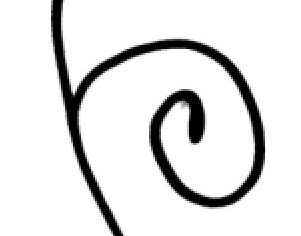
#> input picture data/raw/page57-spiral/page57_spiral_working.png, 301 x 236 px
$ python trace_page57_spiral.py
#> lines starting #> are read from the running program, lines starting #| are printed output that depends on the picture
#!/usr/bin/env python3
"""Manually trace the page-57 spiral centerline without modifying the source crop.

Run from the archive root:
  .wf-venv/bin/python scripts/trace_page57_spiral.py

Click points along the centerline of the dominant loop in order, from the outer
loop near the stem junction toward the inner terminal. Do not trace the stem.
Press Enter to save; Backspace removes the last point; Escape cancels.
Coordinates are crop-local pixel coordinates with origin at top-left.
"""
from pathlib import Path
import csv
import json
import hashlib
import sys

import matplotlib.pyplot as plt
import numpy as np
from PIL import Image

ROOT = Path(__file__).resolve().parents[1]
IMAGE = ROOT / "data/raw/page57-spiral/page57_spiral_working.png"
OUT_CSV = ROOT / "data/raw/page57-spiral/trace_points_working.csv"
OUT_JSON = ROOT / "data/raw/page57-spiral/trace_points_working.json"

if not IMAGE.exists():
    sys.exit(f"Missing crop: {IMAGE}")

raw = IMAGE.read_bytes()
img = Image.open(IMAGE).convert("RGB")
#> img is the input picture: PIL image 301x236 RGB; min 0, max 255, mean 225.5
arr = np.asarray(img)
fig, ax = plt.subplots(figsize=(11, 8))
ax.imshow(arr, origin="upper", interpolation="nearest")
ax.set_title(
    "Click loop centerline in order: outer loop → inner terminal\n"
    "Enter=save | Backspace=undo | Esc=cancel"
)
ax.set_xlabel("crop x (pixels)")
ax.set_ylabel("crop y (pixels)")
points = []
line, = ax.plot([], [], "r.-", linewidth=1.2, markersize=4)
status = ax.text(
    0.02, 0.02, "0 points",
    transform=ax.transAxes, color="red",
    bbox={"facecolor": "white", "alpha": 0.8, "edgecolor": "none"}
)
finished = {"save": False}

def redraw():
    if points:
        xs, ys = zip(*points)
        line.set_data(xs, ys)
    else:
        line.set_data([], [])
    status.set_text(f"{len(points)} points")
    fig.canvas.draw_idle()

def on_click(event):
    if event.inaxes != ax or event.xdata is None or event.ydata is None:
        return
    points.append((float(event.xdata), float(event.ydata)))
    redraw()

def on_key(event):
    if event.key in ("backspace", "delete"):
        if points:
            points.pop()
        redraw()
    elif event.key in ("enter", "return"):
        if len(points) < 8:
            status.set_text(f"{len(points)} points — add at least 8 before saving")
            fig.canvas.draw_idle()
            return
        finished["save"] = True
        plt.close(fig)
    elif event.key == "escape":
        plt.close(fig)

fig.canvas.mpl_connect("button_press_event", on_click)
fig.canvas.mpl_connect("key_press_event", on_key)
plt.tight_layout()
plt.show()
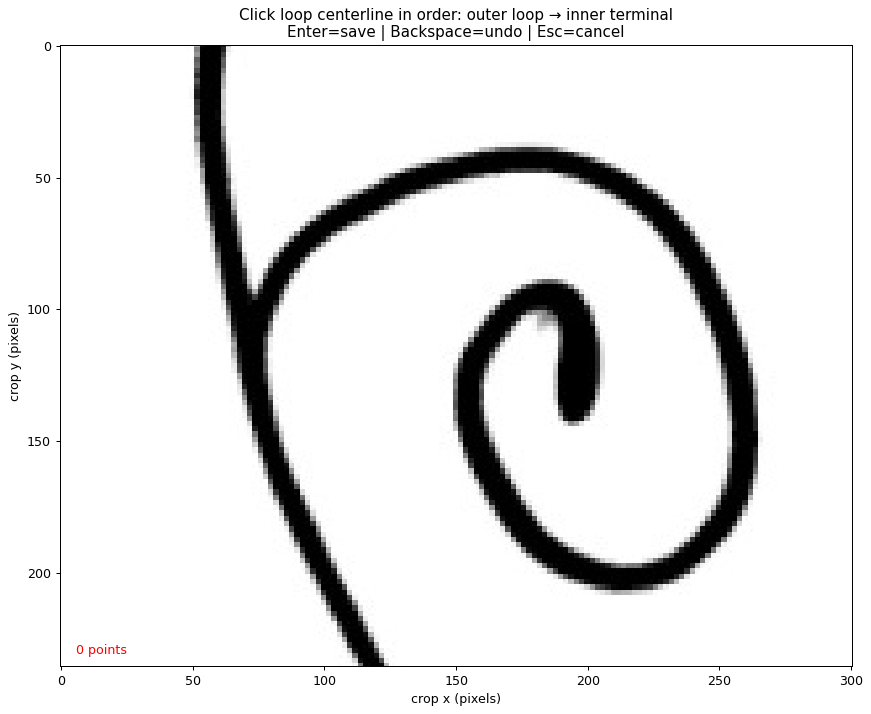
#> figure drawn by matplotlib, 1 panel

if not finished["save"]:
    print("Cancelled; no output written.")
    sys.exit(0)
#> (the program exits here)

$ run again, with data/raw/page57-spiral/page57_spiral_left.png copied over data/raw/page57-spiral/page57_spiral_working.png
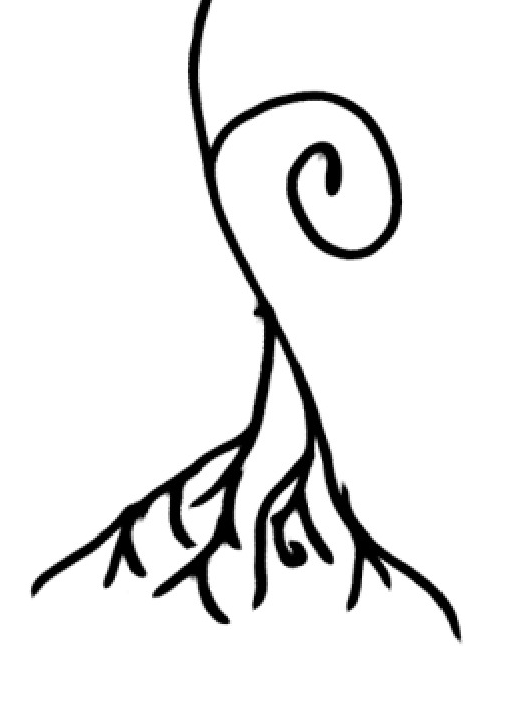
#> input picture data/raw/page57-spiral/page57_spiral_left.png, 517 x 712 px
#> img is the input picture: PIL image 517x712 RGB; min 0, max 255, mean 235.2
#> `plt.show()`:
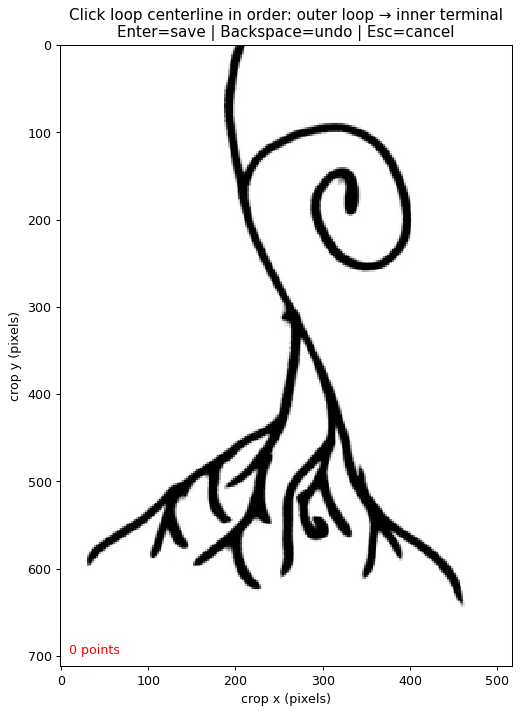
#> figure drawn by matplotlib, 1 panel
